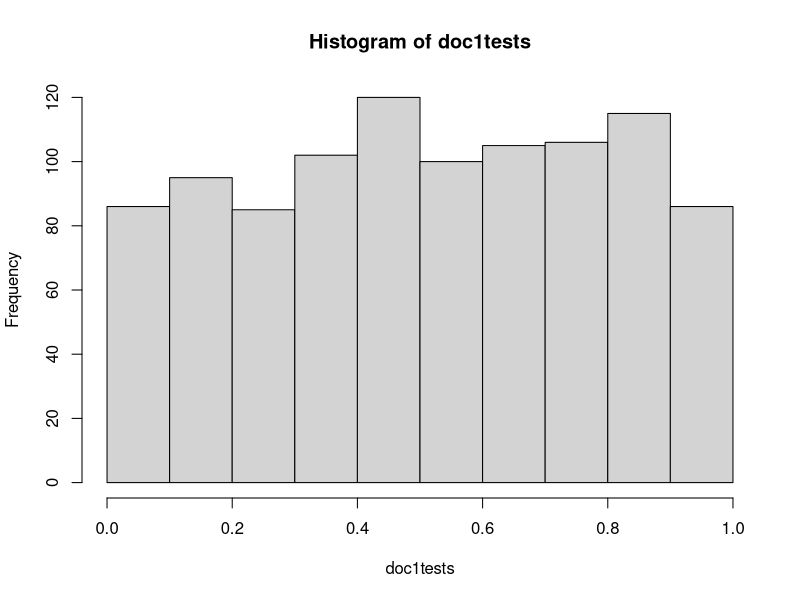
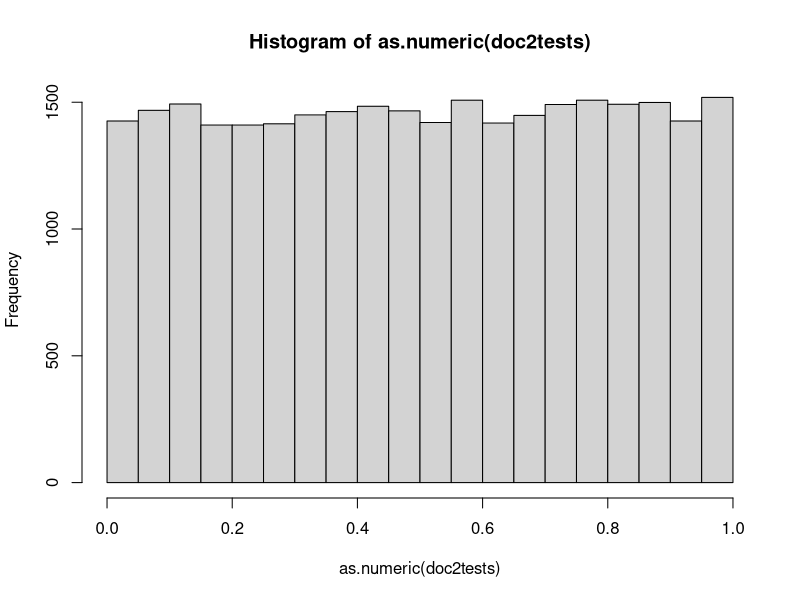
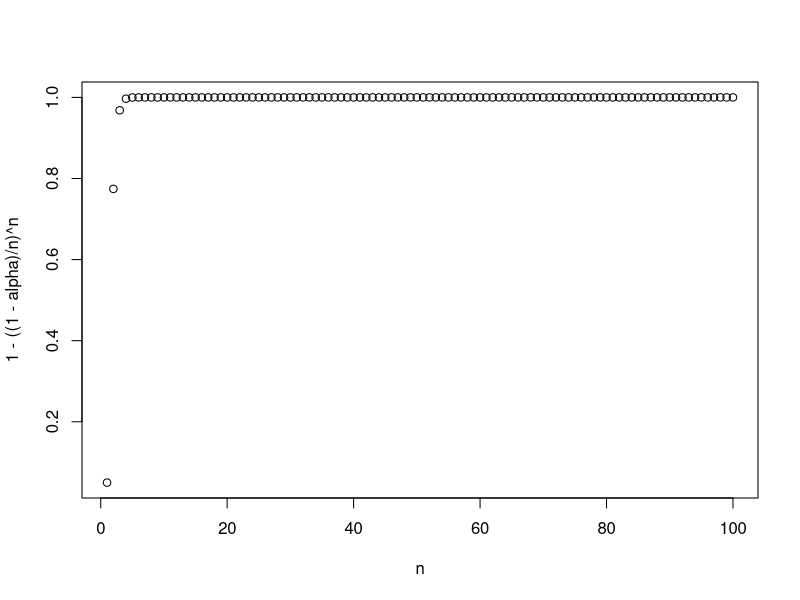

Recreate these plots in R, in order.
### Lets imagine that we have a trial that runs for 30 days.
### Each day, we measure some numerical response for all patients (in treatment group
### and control group).
### We want to know if treatment and control group have different means. We are simulating a scenario
### where they do not (null hypothesis is true).
#### Two options of how to run trial:
  ### Do a t-test for difference in means every single day, "declare success" and stop as soon as we see p < alpha
   ### Wait until the end (day 30) and do a single test for difference in means. "Declare success" if p < alpha
## Any time we "declare success", we made a mistake. 


### single realization.
mu_treatment <- 10
mu_control <- 10
sigma = 5
n_treatment <- 50
n_control <- 50
n_days <- 30
n_trials <- 1000

doc1tests <- rep(NA, n_trials)
doc2tests <- matrix(NA, nrow=n_trials, ncol=n_days)
doc2decisions <- rep(FALSE, n_trials)
doc1decisions <- rep(FALSE, n_trials)
alpha <- 0.05
for (i in 1:n_trials) {
  control_data <- matrix(rnorm(n_control*n_days, mean=mu_control, sd=sigma), nrow=n_control, ncol=n_days)
  treatment_data <- matrix(rnorm(n_treatment*n_days, mean=mu_treatment, sd=sigma), nrow=n_treatment, ncol=n_days)
  
  ### Doctor number 1 decides to do a test based on ONLY day 30. 
  doc1tests[i] <- t.test(control_data[,n_days], treatment_data[,n_days])$p.value
  doc1decisions[i] =  doc1tests[i] < alpha
  
  for (day in 1:n_days) {
    doc2tests[i,day] <- t.test(control_data[,day], treatment_data[,day])$p.value
    if (doc2tests[i,day] < alpha/n_days) {
      doc2decisions[i] <- TRUE
      break
    }
  }
}

hist(doc1tests)
mean(doc1tests < 0.05)
mean(doc1decisions)

stoppingDays <- rep(n_days, n_trials)
for (i in 1:n_trials) {
  j = 1
  while (j < n_days) {
    if (doc2tests[i,j] < alpha) {
      stoppingDays[i] = j
      break
    }
    j=j+1
  }
}

hist(as.numeric(doc2tests))
mean(doc2tests < 0.05, na.rm=TRUE)
mean(doc2decisions)

#### Doctor number 2 decides to do a separate test on each of the 30 days.
doc2tests <- rep(NA, n_days)



n <- 1:100
alpha=0.05
plot(n, 1-((1-alpha)/n)^n)

